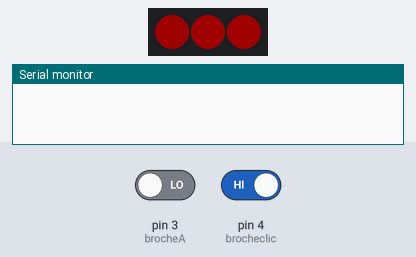
Simulated run of this sketch. Board: Arduino Uno, built with avr-gcc and run on an emulated ATmega328P. On the bench: 3 RGB LEDs in strip order, left to right, the last lines printed to the serial monitor. The inputs (shaded band) are chosen by the test bench; at power-on: pin 4 (brocheclic) HIGH, pin 3 (brocheA) LOW. Dim RGB values are drawn brighter than linear; the strip is taken to match the declared colour order.

Above: at 1.2 s.
1.3 s: pin 4 (brocheclic) driven LOW
At 1.37 s:
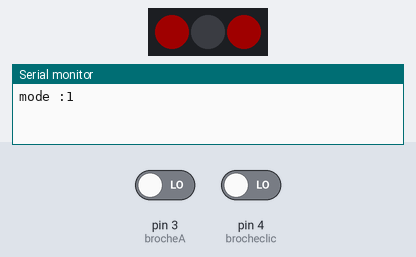
Timing chart, 0 to 4.3 s (numbered marks = the images above; inputs shaded):
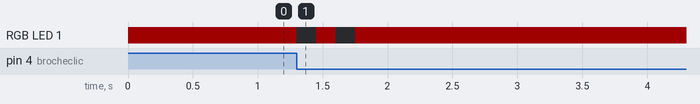

The sketch:

NeoPix_2.ino
```cpp
#include <Adafruit_NeoPixel.h>

Adafruit_NeoPixel pixels =
  Adafruit_NeoPixel(3, 9, NEO_RGB + NEO_KHZ800);

void HSVtoRGB(int  *r, int *g, int *b, int h, int s, int v) {
  int c;
  long l, m, n;

  // saturation zéro, pas de couleur
  if (s == 0) {
    *r = *g = *b = v;
    return;
  }

  // chroma
  c = ((h % 60) * 255) / 60;
  h /= 60;

  // intermédiaire
  l = (v * (256 - s)) / 256;
  m = (v * (256 - (s * c) / 256)) / 256;
  n = (v * (256 - (s * (256 - c)) / 256)) / 256;

  // choix dominante
  switch (h) {
    case 0:
      *r = v; *g = n; *b = l;
      break;
    case 1:
      *r = m; *g = v; *b = l;
      break;
    case 2:
      *r = l; *g = v; *b = n;
      break;
    case 3:
      *r = l; *g = m; *b = v;
      break;
    case 4:
      *r = n; *g = l; *b = v;
      break;
    default:
      *r = v; *g = l; *b = m;
      break;
  }
}

int brocheclic = 4;
int mode=0;
int led=0;
int brocheA = 3;
int brocheB = 2;
int actuelle[3] = {0,0,0};
int derniereA = LOW;
int n = LOW;

void setup() {
  Serial.begin(115200);

  // configuration commutateur rotatif
  pinMode (brocheA,INPUT);
  pinMode (brocheB,INPUT);
  pinMode (brocheclic,INPUT);

  pixels.begin();
  pixels.setBrightness(32);

  // tout sur rouge
  pixels.setPixelColor(0, pixels.Color(255, 0, 0));
  pixels.setPixelColor(1, pixels.Color(255, 0, 0));
  pixels.setPixelColor(2, pixels.Color(255, 0, 0));
  pixels.show();
}

int STEP=5;

void loop() {
  int r, v, b;

  if(digitalRead(brocheclic)==LOW) {
    mode++;
    if(mode>2) mode=0;
    Serial.print("mode :");
    Serial.println(mode);
    led=mode;

    HSVtoRGB(&r, &v, &b, actuelle[led], 255, 255);
    pixels.setPixelColor(led, pixels.Color(0, 0, 0));
    pixels.show();
    delay(150);
    pixels.setPixelColor(led, pixels.Color(r, v, b));
    pixels.show();
    delay(150);
    pixels.setPixelColor(led, pixels.Color(0, 0, 0));
    pixels.show();
    delay(150);
    pixels.setPixelColor(led, pixels.Color(r, v, b));
    pixels.show();

    while(digitalRead(brocheclic)==LOW) {}
    return;
  }

  n = digitalRead(brocheA);
  if ((derniereA == LOW) && (n == HIGH)) {
    if (digitalRead(brocheB) == LOW) {
      actuelle[led]-=STEP;
      if(actuelle[led]<0) actuelle[led]=359;
      HSVtoRGB(&r, &v, &b, actuelle[led], 255, 255);
      pixels.setPixelColor(led, pixels.Color(r, v, b));
      pixels.show();
    } else {
      actuelle[led]+=STEP;
      if(actuelle[led]>359) actuelle[led]=0;
      HSVtoRGB(&r, &v, &b, actuelle[led], 255, 255);
      pixels.setPixelColor(led, pixels.Color(r, v, b));
      pixels.show();
    }
  }
  derniereA = n;
}
```

Measured:
- after the input at 1.3 s, RGB LED 1: alternates RGB(32, 0, 0) for 0.15 s and off for 0.15 s, 4 changes in all, then stays RGB(32, 0, 0), starting at once
